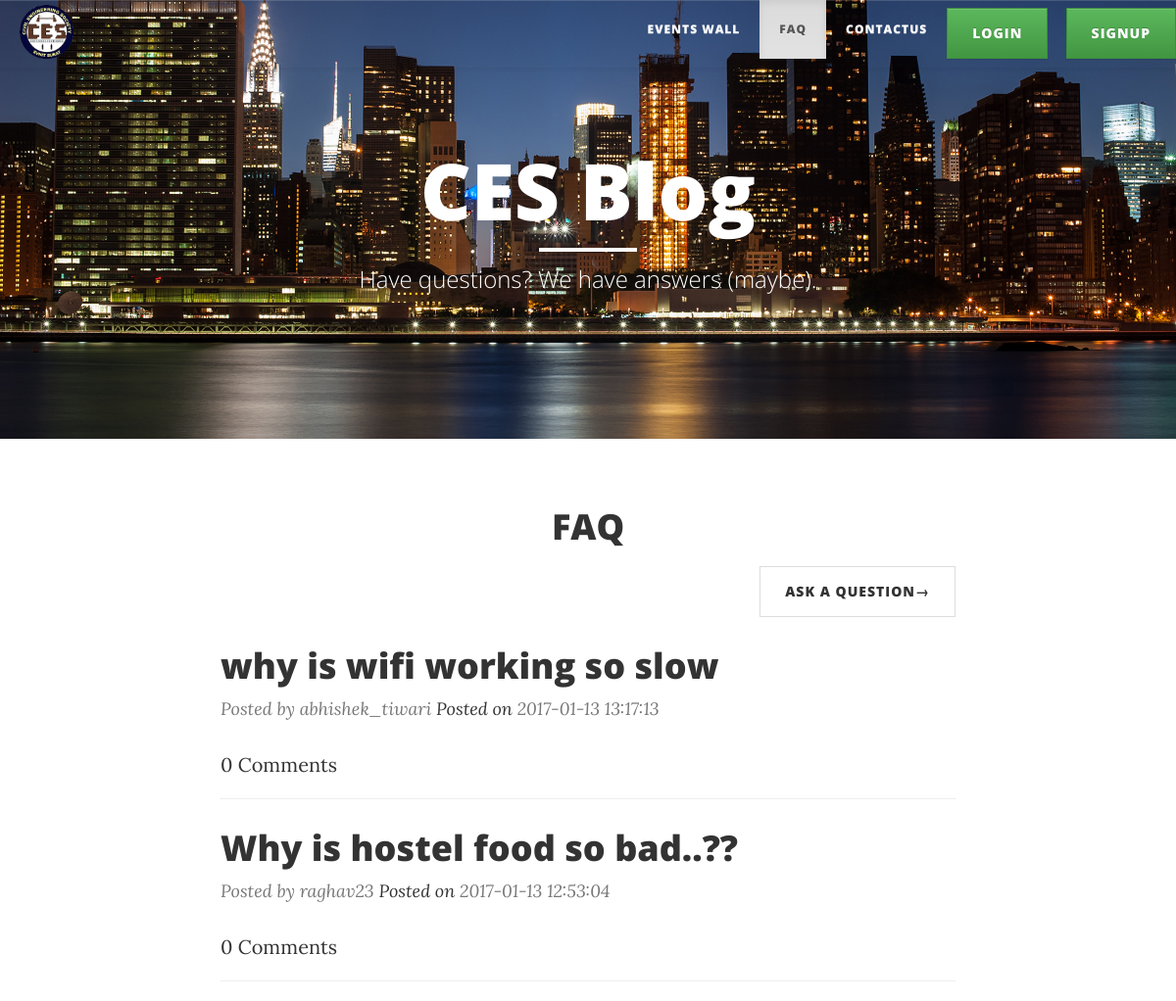
Page /questions (upper part) on the earlier database version.
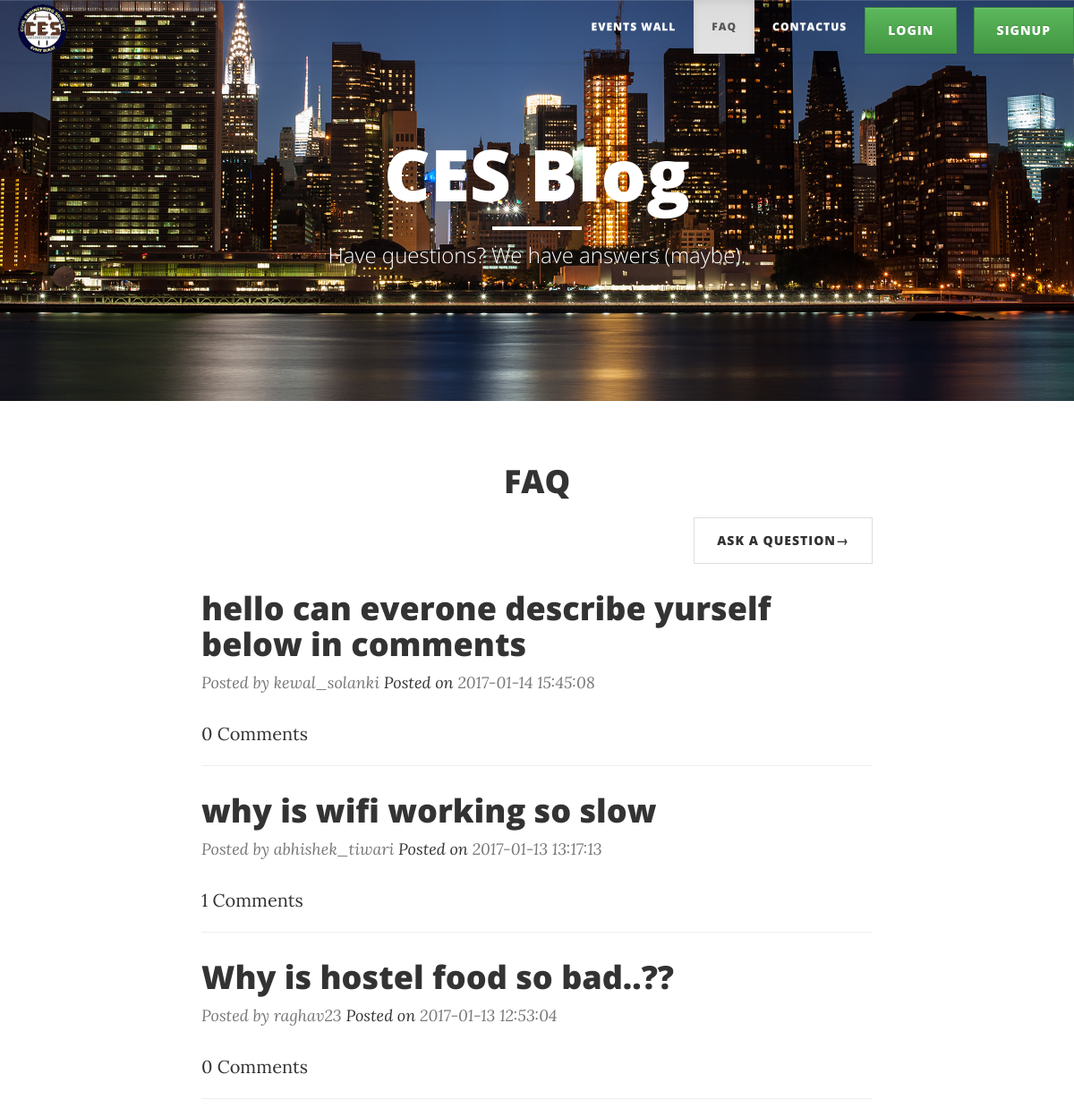
Same page on the later database version.
### database_setup2.py (models this page shows)
class Questions(Base):
    __tablename__ = 'Questions'
    id = Column(Integer, primary_key=True)
    Questioner_Id = Column(Integer, ForeignKey('user.id'))
    Owner_name = Column(String)
    time_created = Column(DateTime(timezone=True), server_default=func.now())
    Text= Column(String, nullable=False)
    user_rel = relationship(Users)

### project.py (the view)
@app.route('/questions')
def questions():
	all_post = sessions.query(Questions).order_by(desc(Questions.time_created))
	all_comments = sessions.query(Comments_questions).all()
	if 'username' in session:
		username_session = escape(session['username'])
		return render_template('questions.html',user=username_session,
			post=all_post,comments=all_comments )
	return render_template('questions.html',post=all_post, comments=all_comments )

### templates/questions.html (shortened to what this page needs)
<!DOCTYPE html>
<html lang="en">
<head>
   <link rel="stylesheet" href="https://maxcdn.bootstrapcdn.com/bootstrap/3.3.7/css/bootstrap.min.css">
    <link rel="stylesheet" href="https://maxcdn.bootstrapcdn.com/bootstrap/3.3.7/css/bootstrap-theme.min.css">
    <link href="{{url_for('static',filename = 'clean-blog.min.css')}}" rel="stylesheet">
    <link href="{{url_for('static',filename = 'font-awesome.min.css')}}" rel="stylesheet" type="text/css">
</head>
<body>
    <nav class="navbar navbar-default navbar-custom navbar-fixed-top test">
        <div class="container-fluid">
            <div class="navbar-header page-scroll">
                <a class="navbar-brand" href="#" style="padding-top: 5px;">
                <img src="{{url_for('static', filename='logo.png')}}" style="width: 35%;"></a>
            </div>
            <div class="collapse navbar-collapse" id="bs-example-navbar-collapse-1">
                <ul class="nav navbar-nav navbar-right">
                {%if user%}
                <a  class="btn btn-success navbar-btn navbar-left" style="margin-right: 22px; text-align: center;" href="{{url_for('logout')}}">Logout</a>
                 {%else%}
                    <a  class="btn btn-success navbar-btn " href="{{url_for('login')}}">login</a>
                    <a  class="btn btn-success navbar-btn " href="{{url_for('signup')}}" style="margin-left: 13px;">signup</a>
                    {% endif %}
                    <li style="padding-left: 0%;"><a href="{{url_for('index')}}">EVENTS WALL</a></li>
                <li class="active"><a href="{{url_for('questions')}}">FAQ</a></li>
                <li><a href="{{url_for('contact')}}">CONTACTUS</a></li>
                </ul>
            </div>
        </div>
    </nav>
    <header class="intro-header" style="background-image: url({{url_for( 'static', filename='buildings-3.jpg')}})">
        <div class="container">
            <div class="row">
                <div class="col-lg-8 col-lg-offset-2 col-md-10 col-md-offset-1">
                    <div class="site-heading">
                        <h1>CES Blog</h1>
                        <hr class="small">
                        <span class="subheading">Have questions? We have answers (maybe).</span>
                    </div>
                </div>
            </div>
        </div>
    </header>
    <div class="container">
        <div class="row">
            <div class="col-lg-8 col-lg-offset-2 col-md-10 col-md-offset-1">
                <h1 class="post-title" style="text-align: center;">FAQ</h1>
                <ul class="pager">
                    <li class="next">
                        <a href="{{url_for('questions_post')}}"> ASK A QUESTION&rarr;</a>
                    </li>
                </ul>
            {%for i in post%}
                <div class="post-preview">
                    <a href="{{url_for('question_comment',questionId=i.id)}}">
                        <h2 class="post-title">
                            {{i.Text}}
                        </h2>
                    </a>
                    <p class="post-meta">Posted by {{i.Owner_name}} <a href="#">Posted on</a> {{i.time_created}}</p>
                    {% set count = [0] %}
                <a href="{{url_for('question_comment',questionId=i.id)}}">{{count[0]}} Comments</a>
                </div>
                <hr>
                {% endfor %}
            </div>
        </div>
    </div>
</body>
</html>

Differences in the rows shown:
added Questions: Text "hello can everone describe yurself below in comments", Owner_name "kewal_solanki", time_created "2017-01-14 15:45:08", count "0"
computed for Questions "why is wifi working so slow": count "0" → "1"
